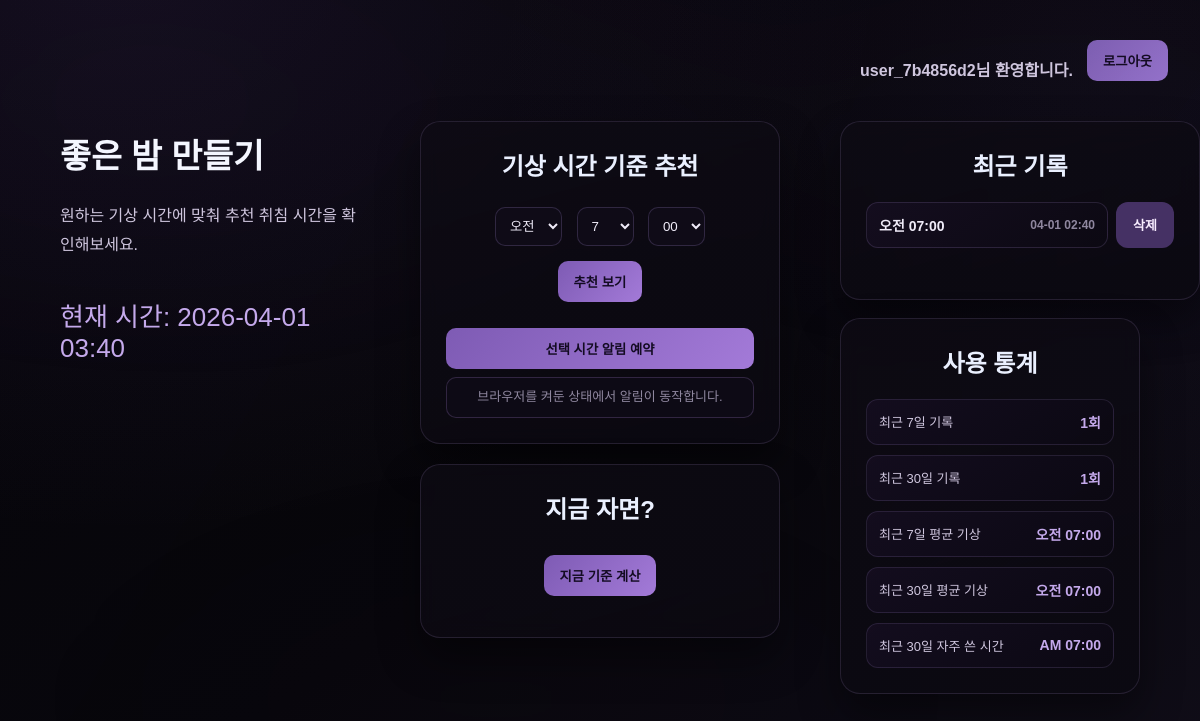
The page / (signed in) on the database its author committed.
### tables this page shows
CREATE TABLE users (
        id INTEGER PRIMARY KEY AUTOINCREMENT,
        username TEXT,
        password TEXT
    );

CREATE TABLE history (
        id INTEGER PRIMARY KEY AUTOINCREMENT,
        ampm TEXT,
        hour INTEGER,
        minute TEXT
    , user_id INTEGER, created_at TIMESTAMP);

### app.py (the view, shortened to what this page needs)
@app.route("/", methods=["GET", "POST"])
def index():
    user = get_current_user()
    if not user:
        return render_template("index.html", auth_mode="login", now_time=get_now())
    data = load_last_input()
    selected_ampm = data.get("ampm", "AM")
    selected_hour = int(data.get("hour", 7))
    selected_minute = normalize_minute(data.get("minute", "00"))
    sleep_results, wake_results, comment = get_result_state()
    history = get_history(user["id"])
    stats = build_stats_view(user["id"])
    return render_template(
        "index.html",
        auth_mode=None,
        current_user=user["username"],
        history=history,
        stats=stats,
        sleep_results=sleep_results,
        wake_results=wake_results,
        now_time=get_now(),
        selected_ampm=selected_ampm,
        selected_hour=selected_hour,
        selected_minute=selected_minute,
        selected_display=format_ampm_display(selected_ampm, selected_hour, selected_minute),
        comment=comment,
    )

### app.py (called while the page is built)
def get_current_user():
    user_id = session.get("user_id")
    if not user_id:
        return None
    return get_user_by_id(user_id)

def format_time(minutes):
    minutes %= 24 * 60
    hour = minutes // 60
    minute = minutes % 60
    ampm = "오전" if hour < 12 else "오후"
    hour = hour % 12
    if hour == 0:
        hour = 12
    return f"{ampm} {hour:02d}:{minute:02d}"

def get_now():
    return datetime.now().strftime("%Y-%m-%d %H:%M")

def normalize_minute(minute):
    try:
        return f"{int(minute):02d}"
    except (TypeError, ValueError):
        return str(minute).zfill(2)

def format_ampm_display(ampm, hour, minute):
    return f"{ampm} {int(hour):02d}:{int(minute):02d}"

def build_stats_view(user_id):
    stats = get_history_stats(user_id)
    most_used = "-"
    if stats["most_used_30d"]:
        most_used = format_ampm_display(
            stats["most_used_30d"]["ampm"],
            stats["most_used_30d"]["hour"],
            stats["most_used_30d"]["minute"],
        )
    return {
        "count_7d": stats["count_7d"],
        "count_30d": stats["count_30d"],
        "avg_7d": format_time(stats["avg_7d_minutes"]) if stats["avg_7d_minutes"] is not None else "-",
        "avg_30d": format_time(stats["avg_30d_minutes"]) if stats["avg_30d_minutes"] is not None else "-",
        "most_used_30d": most_used,
    }

def load_last_input():
    try:
        with open(SAVE_FILE, "r", encoding="utf-8") as file:
            return json.load(file)
    except (FileNotFoundError, json.JSONDecodeError):
        return {"ampm": "AM", "hour": 7, "minute": "00"}

def get_result_state():
    result_type = session.get("result_type")
    result_data = session.get("result_data")
    if result_type == "sleep":
        return result_data, None, session.get("result_comment")
    if result_type == "wake":
        return None, result_data, None
    return None, None, None

### database.py (called while the page is built)
def get_connection():
    conn = sqlite3.connect(DB_NAME)
    conn.row_factory = sqlite3.Row
    return conn

def get_user_by_id(user_id):
    conn = get_connection()
    c = conn.cursor()
    c.execute(
        """
        SELECT id, username
        FROM users
        WHERE id = ?
        """,
        (user_id,),
    )
    user = c.fetchone()
    conn.close()
    return user

def _to_minutes(ampm, hour, minute):
    hour_24 = hour % 12
    if ampm == "PM":
        hour_24 += 12
    return hour_24 * 60 + int(minute)

### templates/index.html (shortened to what this page needs)
﻿<!DOCTYPE html>
<html lang="ko">
<head>
    <link rel="stylesheet" href="/static/style.css">
</head>
<body>
    {% if auth_mode %}
    <div class="auth-page">
        <div class="auth-intro">
            <p class="auth-badge">Sleep Planner</p>
            <h1>이제 수면 걱정은 줄여보세요</h1>
            <p class="auth-copy">기상 시간을 기준으로 추천 수면 시간을 알려드립니다.</p>
            <p class="auth-time">현재 시간: {{ now_time }}</p>
        </div>
        <div class="auth-panels">
            <div class="card auth-card {% if auth_mode == 'login' %}active-panel{% endif %}">
                <h2>로그인</h2>
                <form method="post" action="{{ url_for('login') }}" class="auth-form">
                    <input type="text" name="username" placeholder="아이디" required>
                    <input type="password" name="password" placeholder="비밀번호" required>
                    <button type="submit">로그인</button>
                </form>
            </div>
            <div class="card auth-card {% if auth_mode == 'signup' %}active-panel{% endif %}">
                <h2>회원가입</h2>
                <form method="post" action="{{ url_for('signup') }}" class="auth-form">
                    <input type="text" name="username" placeholder="아이디" required>
                    <input type="password" name="password" placeholder="비밀번호" required>
                    <input type="password" name="password_confirm" placeholder="비밀번호 확인" required>
                    <button type="submit">회원가입</button>
                </form>
            </div>
        </div>
    </div>
    {% else %}
    <div class="topbar">
        <div class="topbar-user">{{ current_user }}님 환영합니다.</div>
        <form method="post" action="{{ url_for('logout') }}">
            <button type="submit" class="logout-button">로그아웃</button>
        </form>
    </div>
    <div class="layout">
        <div class="intro-content">
            <h1>좋은 밤 만들기</h1>
            <p class="subtitle">원하는 기상 시간에 맞춰 추천 취침 시간을 확인해보세요.</p>
            <p class="now-time">현재 시간: {{ now_time }}</p>
        </div>
        <div class="main-content">
            <div class="card">
                <h2>기상 시간 기준 추천</h2>
                <form method="post" class="sleep-form">
                    <select name="ampm">
                        <option value="AM" {% if selected_ampm == "AM" %}selected{% endif %}>오전</option>
                    </select>
                    <select name="hour">
                        {% for i in range(1, 13) %}
                        <option value="{{ i }}" {% if i == selected_hour %}selected{% endif %}>{{ i }}</option>
                        {% endfor %}
                    </select>
                    <select name="minute">
                        {% for i in range(0, 60, 5) %}
                        {% set m = "%02d"|format(i) %}
                        <option value="{{ m }}" {% if m == selected_minute %}selected{% endif %}>{{ m }}</option>
                        {% endfor %}
                    </select>
                    <button type="submit" name="wake_submit">추천 보기</button>
                </form>
                <div class="notify-wrap">
                    <button type="button" id="set-notification" class="notify-button">선택 시간 알림 예약</button>
                    <div id="notify-status" class="notify-status" aria-live="polite">
                        브라우저를 켜둔 상태에서 알림이 동작합니다.
                    </div>
                </div>
            </div>
            <div class="card">
                <h2>지금 자면?</h2>
                <form method="post">
                    <button type="submit" name="now">지금 기준 계산</button>
                </form>
            </div>
        </div>
        <div class="history-content">
            <div class="card history-box">
                <h2>최근 기록</h2>
                {% if history %}
                    {% for h in history %}
                    <div class="history-item">
                        <form method="post" class="history-pick-form">
                            <button type="submit" class="history-pick-button">
                                <span class="history-time">
                                    {{ "오전" if h["ampm"] == "AM" else "오후" }} {{ "%02d"|format(h["hour"]) }}:{{ h["minute"] }}
                                </span>
                                <span class="history-date">{{ h["created_label"] or "-" }}</span>
                            </button>
                        </form>
                        <form method="post" class="history-delete-form" onsubmit="return confirm('이 기록을 삭제할까요?');">
                            <button type="submit" class="history-delete-button">삭제</button>
                        </form>
                    </div>
                    {% endfor %}
                {% else %}
                    <div class="empty-history">아직 저장된 기록이 없습니다.</div>
                {% endif %}
            </div>
            <div class="card stats-box">
                <h2>사용 통계</h2>
                {% if stats["count_30d"] > 0 %}
                <div class="stats-grid">
                    <div class="stat-item">
                        <span class="stat-label">최근 7일 기록</span>
                        <strong class="stat-value">{{ stats["count_7d"] }}회</strong>
                    </div>
                    <div class="stat-item">
                        <span class="stat-label">최근 30일 기록</span>
                        <strong class="stat-value">{{ stats["count_30d"] }}회</strong>
                    </div>
                    <div class="stat-item">
                        <span class="stat-label">최근 7일 평균 기상</span>
                        <strong class="stat-value">{{ stats["avg_7d"] }}</strong>
                    </div>
                    <div class="stat-item">
                        <span class="stat-label">최근 30일 평균 기상</span>
                        <strong class="stat-value">{{ stats["avg_30d"] }}</strong>
                    </div>
                    <div class="stat-item">
                        <span class="stat-label">최근 30일 자주 쓴 시간</span>
                        <strong class="stat-value">{{ stats["most_used_30d"] }}</strong>
                    </div>
                </div>
                {% else %}
                <div class="empty-history">아직 통계 데이터가 없습니다.</div>
                {% endif %}
            </div>
        </div>
    </div>
    {% endif %}
</body>
</html>

### rows shown on the page
users: username "user_7b4856d2"
history: ampm "오전", hour "07", minute "00", h "04-01 02:40"

### other values the page prints
{{ now_time }} "2026-04-01 03:40"
{{ stats["count_7d"] }} "1"
{{ stats["count_30d"] }} "1"
{{ stats["avg_7d"] }} "오전 07:00"
{{ stats["avg_30d"] }} "오전 07:00"
{{ stats["most_used_30d"] }} "AM 07:00"
form field hour "7"
form field minute "00"
